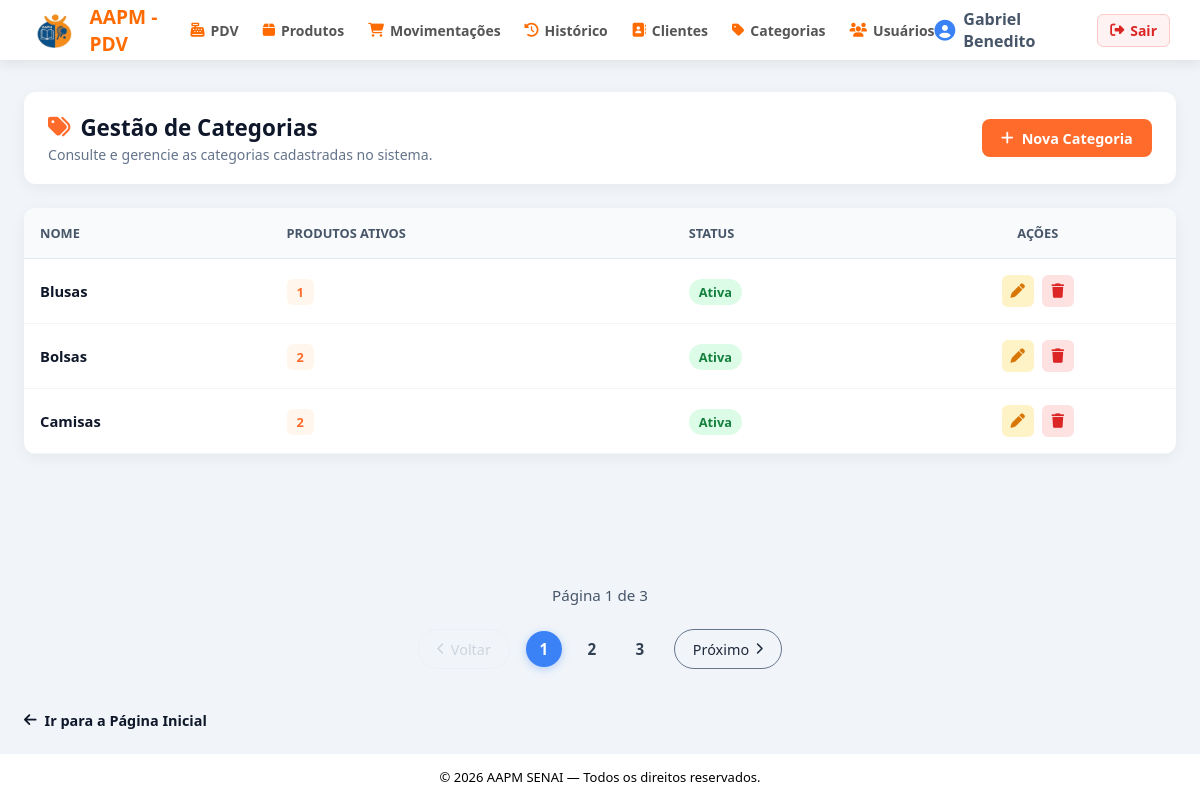
Screenshot of /categorias/ (signed in) with the database file from the repository.
### app/models/categoria.py (models this page shows)
class Categoria(Base):
    __tablename__ = "categorias"
    id = Column(Integer, primary_key=True, autoincrement=True, index=True)
    nome = Column(String(100), nullable=False, unique=True)
    ativo = Column(Boolean, default=True)
    produtos = relationship("Produto", back_populates="categoria", lazy="select")

### app/controllers/categoria_controller.py (the view)
@router.get("/")
def listar_categorias(
    request: Request,
    busca: str = "",
    status: str = "",
    pagina: int = 1,
    por_pagina: int = 3,
    db: Session = Depends(get_db),
    admin = Depends(get_admin)
):
    pagina = max(pagina, 1)
    por_pagina = max(por_pagina, 1)
    query = db.query(Categoria)
    if busca.strip():
        termo = f"%{busca.strip()}%"
        query = query.filter(Categoria.nome.ilike(termo))
    if status == "ativas":
        query = query.filter(Categoria.ativo == True)
    elif status == "inativas":
        query = query.filter(Categoria.ativo == False)
    query = query.order_by(Categoria.nome)
    total_categorias = query.count()
    total_paginas = (
        math.ceil(total_categorias / por_pagina)
        if total_categorias
        else 1
    )
    if pagina > total_paginas:
        pagina = total_paginas
    offset = (pagina - 1) * por_pagina
    categorias = (
        query
        .offset(offset)
        .limit(por_pagina)
        .all()
    )
    intervalo_paginas = gerar_intervalo_paginas(
        pagina,
        total_paginas
    )
    return templates.TemplateResponse(
        request,
        "categorias/index.html",
        {
            "request": request,
            "usuario": admin,
            "categorias": categorias,
            "busca": busca,
            "status": status,
            "pagina": pagina,
            "por_pagina": por_pagina,
            "total_paginas": total_paginas,
            "total_categorias": total_categorias,
            "intervalo_paginas": intervalo_paginas,
        }
    )

### app/templates/categorias/index.html (shortened to what this page needs)
{% extends "base.html" %}
{% block content %}
<link rel="stylesheet" href="{{ url_for('static', path='CSS/categorias.css') }}">
<section class="page-card header-card">
    <div class="title-group">
        <h2>
            <i class="fa-solid fa-tags"></i>
            Gestão de Categorias
        </h2>
        <p>Consulte e gerencie as categorias cadastradas no sistema.</p>
    </div>
    <a href="/categorias/nova" class="btn-primary">
        <i class="fa-solid fa-plus"></i>
        Nova Categoria
    </a>
</section>
<section class="page-card table-card">
    <table class="custom-table">
        <thead>
            <tr>
                <th>NOME</th>
                <th>PRODUTOS ATIVOS</th>
                <th>STATUS</th>
                <th style="text-align: center;">AÇÕES</th>
            </tr>
        </thead>
        <tbody>
            {% for cat in categorias %}
            <tr>
                <td class="col-name">{{ cat.nome }}</td>
                <td>
                    <span class="badge-cat">
                        {{ cat.produtos | selectattr("ativo") | list | length if cat.produtos else 0 }}
                    </span>
                </td>
                <td>
                    {% if cat.ativo %}
                        <span class="badge-stock stock-ok">Ativa</span>
                    {% else %}
                        <span class="badge-stock stock-low">Inativa</span>
                    {% endif %}
                </td>
                <td>
                    <div class="actions-wrapper">
                        <a href="/categorias/{{ cat.id }}/editar" class="btn-icon edit" title="Editar">
                            <i class="fa-solid fa-pen"></i>
                        </a>
                        <button type="button" class="btn-icon delete" title="Excluir"
                            onclick="abrirModalCategoria('/categorias/{{ cat.id }}/deletar', '{{ cat.nome }}')">
                            <i class="fa-solid fa-trash"></i>
                        </button>
                    </div>
                </td>
            </tr>
            {% endfor %}
        </tbody>
    </table>
</section>
{% if total_paginas and total_paginas > 1 %}
<div class="pagination-wrapper">
    <div class="pagination-subtitle">
        Página {{ pagina }} de {{ total_paginas }}
    </div>
    <div class="pagination-container">
        {% if pagina > 1 %}
            <a href="/categorias/?pagina={{ pagina - 1 }}&por_pagina={{ por_pagina }}" class="btn-page-pill">
                <i class="fa-solid fa-chevron-left icon-sm"></i> Voltar
            </a>
        {% else %}
            <span class="btn-page-pill disabled">
                <i class="fa-solid fa-chevron-left icon-sm"></i> Voltar
            </span>
        {% endif %}
        <div class="pagination-numbers">
            {% for item in intervalo_paginas %}
                {% if item == "..." %}
                    <span class="page-dots">...</span>
                {% elif item == pagina %}
                    <span class="page-num active">{{ item }}</span>
                {% else %}
                    <a href="/categorias/?pagina={{ item }}&por_pagina={{ por_pagina }}" class="page-num">{{ item }}</a>
                {% endif %}
            {% endfor %}
        </div>
        {% if pagina < total_paginas %}
            <a href="/categorias/?pagina={{ pagina + 1 }}&por_pagina={{ por_pagina }}" class="btn-page-pill">
                Próximo <i class="fa-solid fa-chevron-right icon-sm"></i>
            </a>
        {% else %}
            <span class="btn-page-pill disabled">
                Próximo <i class="fa-solid fa-chevron-right icon-sm"></i>
            </span>
        {% endif %}
    </div>
</div>
{% endif %}
<div style="margin-top: 15px;">
    <a href="/pdv" style="text-decoration: none; color: #0f172a; font-weight: 600; font-size: 0.9rem; display: inline-flex; align-items: center; gap: 8px;">
        <i class="fa-solid fa-arrow-left"></i> Ir para a Página Inicial
    </a>
</div>
{% endblock %}

### app/static/CSS/style.css (style rules this page uses)
* { margin: 0; padding: 0; box-sizing: border-box; font-family: 'Segoe UI', Tahoma, Geneva, Verdana, sans-serif; }
body { background-color: #f1f5f9; color: #1e293b; min-height: 100vh; display: flex; flex-direction: column; }
.page-card { background-color: #ffffff; border-radius: 12px; padding: 1.25rem 1.5rem; box-shadow: 0 4px 15px rgba(0, 0, 0, 0.05); }
.header-card { display: flex; justify-content: space-between; align-items: center; }
.title-group h2 { font-size: 1.4rem; color: #0f172a; display: flex; align-items: center; gap: 10px; margin-bottom: 2px; }
.title-group h2 i { color: #ff6b2b; }
.title-group p { color: #64748b; font-size: 0.88rem; }
.btn-primary { background-color: #ff6b2b; color: #ffffff; padding: 0.6rem 1.2rem; border-radius: 8px; text-decoration: none; font-weight: 700; font-size: 0.9rem; display: inline-flex; align-items: center; gap: 8px; transition: background-color 0.2s; }
.table-card { padding: 0; overflow-x: auto; }
.custom-table { width: 100%; border-collapse: collapse; text-align: left; }
.custom-table th { background-color: #f8fafc; color: #475569; padding: 1rem; font-size: 0.8rem; text-transform: uppercase; border-bottom: 1px solid #e2e8f0; }
.custom-table td { padding: 1rem; border-bottom: 1px solid #f1f5f9; vertical-align: middle; font-size: 0.92rem; }
.col-name { font-weight: 600; color: #0f172a; }
.badge-cat { background-color: #f1f5f9; color: #475569; padding: 4px 10px; border-radius: 6px; font-size: 0.8rem; font-weight: 600; }
.badge-stock { padding: 4px 10px; border-radius: 20px; font-size: 0.8rem; font-weight: 700; }
.badge-stock.stock-ok { background-color: #dcfce7; color: #15803d; }
.actions-wrapper { display: flex; gap: 8px; justify-content: center; }
.btn-icon { width: 32px; height: 32px; border-radius: 6px; display: flex; align-items: center; justify-content: center; text-decoration: none; font-size: 0.9rem; border: none; cursor: pointer; }
.btn-icon.edit { background-color: #fef3c7; color: #d97706; }
.btn-icon.delete { background-color: #fee2e2; color: #dc2626; }

### rows the page displays
Categoria: nome "Blusas", produtos|selectattr "1", ativo "Ativa"
Categoria: nome "Bolsas", produtos|selectattr "2", ativo "Ativa"
Categoria: nome "Camisas", produtos|selectattr "2", ativo "Ativa"

### other values shown
{{ usuario.nome if usuario else 'Usuário' }} "Gabriel Benedito"
{{ pagina }} "1"
{{ total_paginas }} "3"
{{ item }} "1"
{{ item }} "2" "3"
